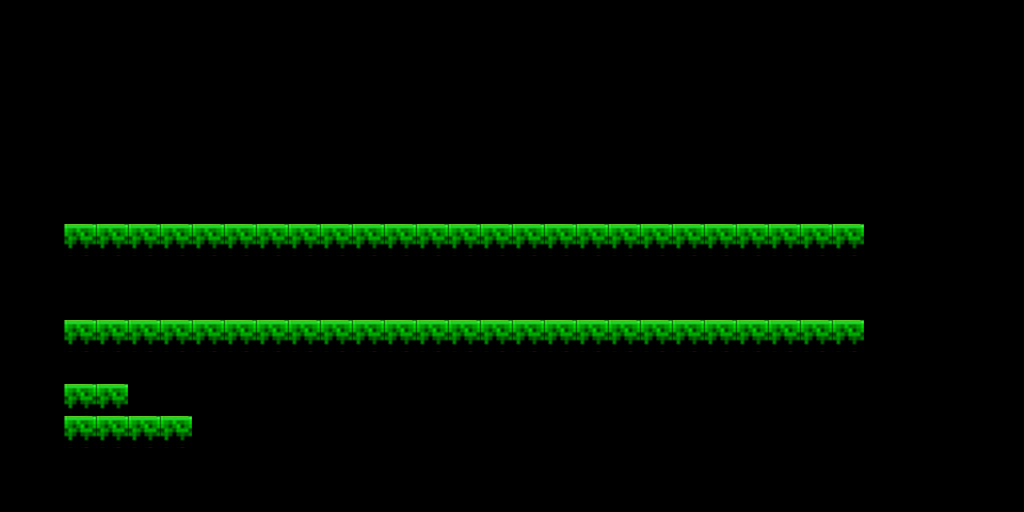

This is a level from a 2D game, rendered from its Tiled map with the project's own tilesets. A one-line summary and the map file follow, with tile-layer data summarised:
An orthogonal 32x16 tile map with 32x32 px tiles, 1 tile layer (Tile Layer 1), 2 tilesets.

<map version="1.0" orientation="orthogonal" renderorder="right-down" width="32" height="16" tilewidth="32" tileheight="32" nextobjectid="1">
 <tileset firstgid="1" name="blocks32" tilewidth="32" tileheight="32">
  <image source="blocks32.png" trans="000000" width="640" height="544" />
 </tileset>
 <tileset firstgid="341" name="blocks32" tilewidth="32" tileheight="32">
  <image source="blocks32.bmp" trans="000000" width="640" height="544" />
 </tileset>
 <layer name="Tile Layer 1" width="32" height="16">
  <data>[512 cells, 56 non-empty, 2 distinct tile ids]</data>
 </layer>
</map>